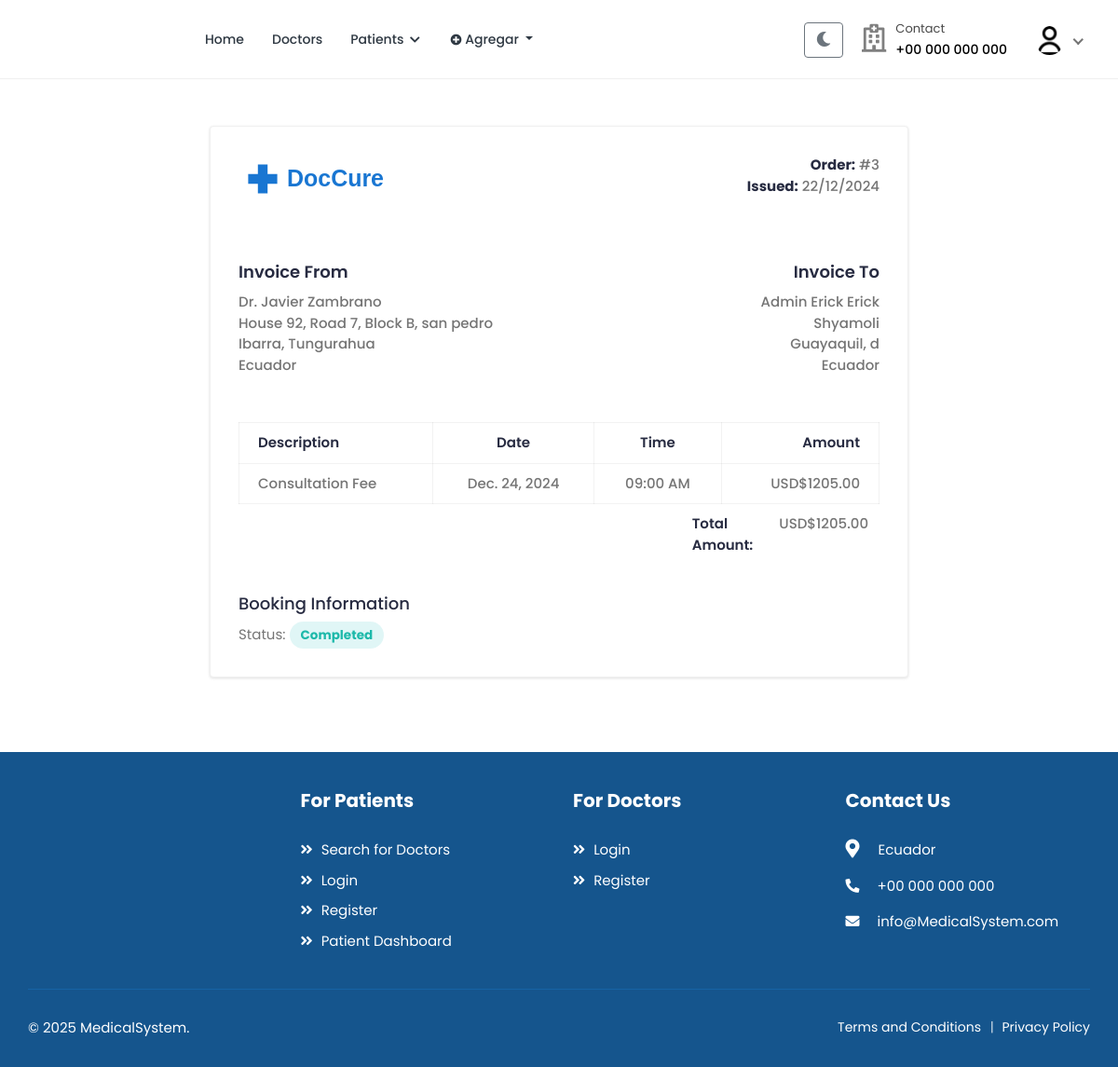
Screenshot of /bookings/3/invoice/ (signed in) with the database file from the repository.
### accounts/models.py (models this page shows, shortened)
class User(AbstractUser):
    class RoleChoices(models.TextChoices):
        DOCTOR = "doctor", "Doctor"
        PATIENT = "patient", "Patient"
    username = models.CharField(max_length=30, unique=True)
    role = models.CharField(
        choices=RoleChoices.choices,
        max_length=20,
        default="patient",
        error_messages={"required": "Role must be provided"},
    )
    email = models.EmailField(
        blank=True,
        error_messages={
            "unique": "A user with that email already exists.",
        },
    )
    first_name = models.CharField(max_length=150, blank=True)
    last_name = models.CharField(max_length=150, blank=True)
    registration_number = models.IntegerField(null=True, blank=True)
    USERNAME_FIELD = "username"
    REQUIRED_FIELDS = []
    objects = CustomUserManager()
    def get_full_name(self):
        full_name = "%s %s" % (self.first_name, self.last_name)
        return full_name.strip() or self.username

class Profile(models.Model):
    user = models.OneToOneField(User, on_delete=models.CASCADE, related_name="profile")
    avatar = models.ImageField(default="defaults/user.png", upload_to=profile_photo_directory_path)
    image = models.ImageField(upload_to='profiles/', null=True, blank=True)
    bio = models.TextField(blank=True, null=True)
    phone = models.CharField(max_length=20, blank=True, null=True)
    dob = models.DateField(blank=True, null=True)
    about = models.TextField(blank=True, null=True)
    specialization = models.CharField(max_length=255, blank=True, null=True)
    gender = models.CharField(max_length=10,
                              choices=
                              [("male", "Male"),
                               ("female", "Female"),
                               ("other", "Other")],blank=True,)
    address = models.TextField(blank=True, null=True)
    city = models.CharField(max_length=100, blank=True)
    state = models.CharField(max_length=100, blank=True)
    postal_code = models.CharField(max_length=20, blank=True)
    country = models.CharField(max_length=100, blank=True)
    price_per_consultation = models.DecimalField(max_digits=10, decimal_places=2, null=True, blank=True)
    is_available = models.BooleanField(default=True)
    blood_group = models.CharField(max_length=5,
        choices=[
            ("A+", "A+"),
            ("A-", "A-"),
            ("B+", "B+"),
            ("B-", "B-"),
            ("O+", "O+"),
            ("O-", "O-"),
            ("AB+", "AB+"),
            ("AB-", "AB-"),
        ],
        blank=True,
        null=True,
    )
    allergies = models.TextField(blank=True, null=True)
    medical_conditions = models.TextField(blank=True, null=True)
    experience = models.PositiveIntegerField(default=0)
    @property
    def image(self):
        return (
            self.avatar.url
            if self.avatar.storage.exists(self.avatar.name)
            else f"{settings.MEDIA_URL}defaults/user.png"
        )

### bookings/models.py (models this page shows, shortened)
class Booking(models.Model):
    STATUS_CHOICES = (
        ('pending', 'Pendiente'),
        ('confirmed', 'Confirmada'),
        ('cancelled', 'Cancelada'),
        ('completed', 'Completada'),
        ('no_show', 'No Show'),
    )
    CONSULTATION_TYPES = (
        ('normal', 'Consulta General'),
        ('specialty', 'Consulta por Especialidad'),
    )
    doctor = models.ForeignKey(
        settings.AUTH_USER_MODEL,
        on_delete=models.CASCADE,
        related_name="appointments",
        limit_choices_to={"role": "doctor"},
    )
    patient = models.ForeignKey(
        settings.AUTH_USER_MODEL,
        on_delete=models.CASCADE,
        related_name="patient_appointments",
        limit_choices_to={"role": "patient"},
    )
    appointment_date = models.DateField()
    appointment_time = models.TimeField()
    booking_date = models.DateTimeField(auto_now_add=True)
    status = models.CharField(
        max_length=20,
        choices=STATUS_CHOICES,
        default="pending",
    )
    notes = models.TextField(blank=True, null=True)
    consultation_type = models.CharField(
        max_length=20,
        choices=CONSULTATION_TYPES,
        default="normal",
        verbose_name="Tipo de consulta"
    )
    medical_history_file = models.FileField(
        upload_to='medical_histories/',
        blank=True,
        null=True,
        verbose_name="Archivo de historial médico"
    )
    payment_status = models.BooleanField(
        default=False,
        verbose_name="Estado de pago"
    )
    amount_paid = models.DecimalField(
        max_digits=10,
        decimal_places=2,
        null=True,
        blank=True,
        verbose_name="Monto pagado"
    )
    class Meta:
        ordering = ['-appointment_date', '-appointment_time']
        verbose_name = "Cita"
        verbose_name_plural = "Citas"
    class Meta:
        ordering = ["-appointment_date", "-appointment_time"]
        verbose_name = "Cita"
        verbose_name_plural = "Citas"
        unique_together = ["doctor", "appointment_date", "appointment_time"]

### bookings/views.py (the view)
class BookingInvoiceView(LoginRequiredMixin, TemplateView):
    template_name = "bookings/booking-invoice.html"
    def get_context_data(self, **kwargs):
        context = super().get_context_data(**kwargs)
        booking = get_object_or_404(
            Booking.objects.select_related(
                "doctor", "doctor__profile", "patient", "patient__profile"
            ),
            id=kwargs["booking_id"],
        )
        if not (
            self.request.user == booking.patient
            or self.request.user == booking.doctor
        ):
            raise Http404("Not found")
        context["booking"] = booking
        context["issued_date"] = booking.booking_date.strftime("%d/%m/%Y")
        consultation_fee = booking.doctor.profile.price_per_consultation
        context["subtotal"] = consultation_fee
        context["total"] = (
            consultation_fee  # Add any additional fees/discounts here
        )
        return context

### accounts/managers.py (called while the page is built)
    def get(self, *args, **kwargs):
        return super().select_related("profile").get(*args, **kwargs)

### templates/bookings/booking-invoice.html (shortened to what this page needs)
{% extends "base.html" %}
{% load static %}
{% block content %}
<div class="content">
    <div class="container-fluid">
        <div class="row">
            <div class="col-lg-8 offset-lg-2">
                <div class="invoice-content">
                    <div class="invoice-item">
                        <div class="row">
                            <div class="col-md-6">
                                <div class="invoice-logo">
                                    <img src="{% static 'assets/img/logo2.svg' %}" alt="logo">
                                </div>
                            </div>
                            <div class="col-md-6">
                                <p class="invoice-details">
                                    <strong>Order:</strong> #{{ booking.id }} <br>
                                    <strong>Issued:</strong> {{ issued_date }}
                                </p>
                            </div>
                        </div>
                    </div>
                    <div class="invoice-item">
                        <div class="row">
                            <div class="col-md-6">
                                <div class="invoice-info">
                                    <strong class="customer-text">Invoice From</strong>
                                    <p class="invoice-details invoice-details-two">
                                        Dr. {{ booking.doctor.get_full_name }} <br>
                                        {% if booking.doctor.profile.address %}
                                            {{ booking.doctor.profile.address }}<br>
                                        {% endif %}
                                        {{ booking.doctor.profile.city }}{% if booking.doctor.profile.state %}, {{ booking.doctor.profile.state }}{% endif %}<br>
                                        {{ booking.doctor.profile.country }}
                                    </p>
                                </div>
                            </div>
                            <div class="col-md-6">
                                <div class="invoice-info invoice-info2">
                                    <strong class="customer-text">Invoice To</strong>
                                    <p class="invoice-details">
                                        {{ booking.patient.get_full_name }} <br>
                                        {% if booking.patient.profile.address %}
                                            {{ booking.patient.profile.address }}<br>
                                        {% endif %}
                                        {{ booking.patient.profile.city }}{% if booking.patient.profile.state %}, {{ booking.patient.profile.state }}{% endif %}<br>
                                        {{ booking.patient.profile.country }}
                                    </p>
                                </div>
                            </div>
                        </div>
                    </div>
                    <div class="invoice-item invoice-table-wrap">
                        <div class="row">
                            <div class="col-md-12">
                                <div class="table-responsive">
                                    <table class="invoice-table table table-bordered">
                                        <thead>
                                            <tr>
                                                <th>Description</th>
                                                <th class="text-center">Date</th>
                                                <th class="text-center">Time</th>
                                                <th class="text-right">Amount</th>
                                            </tr>
                                        </thead>
                                        <tbody>
                                            <tr>
                                                <td>Consultation Fee</td>
                                                <td class="text-center">{{ booking.appointment_date }}</td>
                                                <td class="text-center">{{ booking.appointment_time|time:"h:i A" }}</td>
                                                <td class="text-right">USD${{ booking.doctor.profile.price_per_consultation }}</td>
                                            </tr>
                                        </tbody>
                                    </table>
                                </div>
                            </div>
                            <div class="col-md-6 col-xl-4 ml-auto">
                                <div class="table-responsive">
                                    <table class="invoice-table-two table">
                                        <tbody>
                                            <tr>
                                                <th>Total Amount:</th>
                                                <td><span>USD${{ total }}</span></td>
                                            </tr>
                                        </tbody>
                                    </table>
                                </div>
                            </div>
                        </div>
                    </div>
                    <div class="other-info">
                        <h4>Booking Information</h4>
                        <p class="text-muted mb-0">
                            Status: <span class="badge badge-pill
                                {% if booking.status == 'completed' %}bg-info-light{% endif %}">
                                {{ booking.status|title }}
                            </span>
                        </p>
                    </div>
                </div>
            </div>
        </div>
    </div>
</div>
{% endblock %}

### templates/includes/navbar.html (shortened to what this page needs)
{% load static %}
<header class="header">
    <nav class="navbar navbar-expand-lg header-nav">
        <div class="navbar-header">
            <a href="{% url 'core:home' %}" class="navbar-brand logo">
            </a>
        </div>
        <div class="main-menu-wrapper">
            <ul class="main-nav">
                <li {% if request.path == '/' %}class="active"{% endif %}>
                    <a href="{% url 'core:home' %}">Home</a>
                </li>
                <li class="has-submenu{% if request.path == '/doctors/' %} active {% endif %}">
                    <a href="{% url 'doctors:list' %}">Doctors</a>
                </li>
                {% if not user.is_authenticated %}
                    <li class="login-link">
                        <a href="{% url 'accounts:login' %}">Login / Signup</a>
                    </li>
                {% elif user.role == 'patient' %}
                    <li class="has-submenu {% if request.path == '/patients/' %} active {% endif %}">
                        <a href="#">Patients <i class="fas fa-chevron-down"></i></a>
                    </li>
                {% endif %}
                 {% if user.is_authenticated %}
                <li class="nav-item dropdown">
                    <a class="nav-link dropdown-toggle" href="#" role="button" data-toggle="dropdown" aria-expanded="false">
                        <i class="fas fa-plus-circle"></i> Agregar
                    </a>
                </li>
                {% endif %}
            </ul>
        </div>
        <ul class="nav header-navbar-rht">
            <li class="nav-item">
                <button id="theme-toggle" class="btn btn-outline-secondary" title="Toggle dark mode">
                </button>
            </li>
            <li class="nav-item contact-item">
                <div class="header-contact-img">
                    <i class="far fa-hospital"></i>
                </div>
                <div class="header-contact-detail">
                    <p class="contact-header">Contact</p>
                    <p class="contact-info-header"> +00 000 000 000</p>
                </div>
            </li>
            {% if not user.is_authenticated %}
                <li class="nav-item">
                    <a class="nav-link header-login" href="{% url 'accounts:login' %}">Login / Signup </a>
                </li>
            {% else %}
                <li class="nav-item dropdown has-arrow logged-item">
                    <a href="#" class="dropdown-toggle nav-link" data-toggle="dropdown">
                        <span class="user-img">
                            <img class="rounded-circle" src="{{ user.profile.image }}" width="31" alt="{{ user.username }}">
                        </span>
                    </a>
                </li>
            {% endif %}
        </ul>
    </nav>
</header>

### templates/bookings/booking-invoice.html (style rules this page uses)
.invoice-content { background-color: white; padding: 30px; border-radius: 4px; box-shadow: 0 1px 3px rgba(0,0,0,0.12); }
.invoice-item { margin-bottom: 30px; }
.invoice-logo { margin-bottom: 20px; }
.invoice-info { margin-bottom: 20px; }
.customer-text { font-size: 18px; color: #272b41; display: block; margin-bottom: 8px; }
.invoice-details { color: #757575; line-height: 1.5; }
.badge { font-size: 0.9em; padding: 8px 12px; }

### rows the page displays
User: profile.image (placeholder picture)
Booking: id "3", doctor.get_full_name "Javier Zambrano", doctor.profile.address "House 92, Road 7, Block B, san pedro", doctor.profile.city "Ibarra", doctor.profile.state "Tungurahua", doctor.profile.country "Ecuador", patient.get_full_name "Admin Erick Erick", patient.profile.address "Shyamoli", patient.profile.city "Guayaquil", patient.profile.state "d", patient.profile.country "Ecuador", appointment_date "Dec. 24, 2024", appointment_time "09:00 AM", doctor.profile.price_per_consultation "1205.00", status "Completed"
Profile: price_per_consultation "1205.00"

### other values shown
{{ issued_date }} "22/12/2024"
